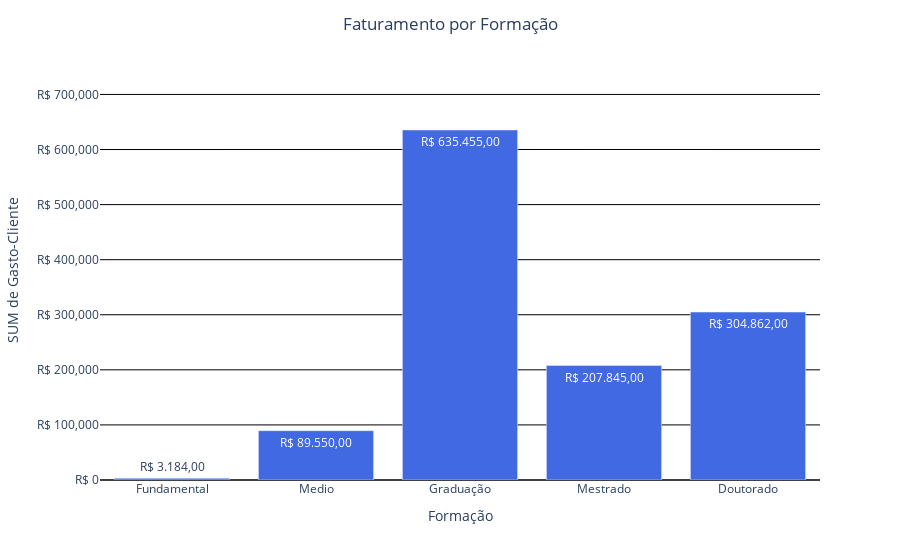

The cell this chart's notebook holds for it:
### Code cell
# Faturamento por Formação.

gasto_formacao = pd.pivot_table(
    df,
    index='Formação',
    values='Gasto-Cliente',
    aggfunc='sum'
).reset_index()

fig = px.bar(
    gasto_formacao,
    x='Formação',
    y='Gasto-Cliente',
    text=gasto_formacao['Gasto-Cliente'].apply(lambda x: f"R$ {x:,.2f}".replace(",", "X").replace(".", ",").replace("X", ".")),
    color_discrete_sequence=['royalblue'],
    category_orders={'Formação': ['Fundamental', 'Medio', 'Graduação', 'Mestrado', 'Doutorado']},
)

fig.update_layout(
    title={
        'text': 'Faturamento por Formação',
        'x': 0.5
    },
    xaxis_title='Formação',
    yaxis_title='SUM de Gasto-Cliente',
    yaxis_tickprefix='R$ ',
    yaxis_tickformat=',.0f',
    plot_bgcolor='white',
    showlegend=False,
    yaxis=dict(
        showgrid=True,
        gridcolor='black',
        gridwidth=1,
        range=[0, gasto_formacao['Gasto-Cliente'].max() * 1.2],
        zeroline=True,             # <-- mostra a linha do eixo 0
        zerolinecolor='black',     # <-- define a cor
        zerolinewidth=1.5,
    )
)

fig.show()

### Figure 1 — Plotly figure (JSON) as saved in the notebook; plotly's stock layout.template omitted (floating-point values rounded to 4 significant figures)
{"data": [{"hovertemplate": "Formação=%{x}<br>Gasto-Cliente=%{y}<br>text=%{text}<extra></extra>", "legendgroup": "", "marker": {"color": "royalblue", "pattern": {"shape": ""}}, "name": "", "orientation": "v", "showlegend": false, "text": ["R$ 304.862,00", "R$ 3.184,00", "R$ 635.455,00", "R$ 89.550,00", "R$ 207.845,00"], "textposition": "auto", "type": "bar", "x": ["Doutorado", "Fundamental", "Graduação", "Medio", "Mestrado"], "xaxis": "x", "y": [304862, 3184, 635455, 89550, 207845], "yaxis": "y"}], "layout": {"barmode": "relative", "legend": {"tracegroupgap": 0}, "margin": {"t": 60}, "plot_bgcolor": "white", "showlegend": false, "title": {"text": "Faturamento por Formação", "x": 0.5}, "xaxis": {"anchor": "y", "categoryarray": ["Fundamental", "Medio", "Graduação", "Mestrado", "Doutorado"], "categoryorder": "array", "domain": [0, 1], "title": {"text": "Formação"}}, "yaxis": {"anchor": "x", "domain": [0, 1], "gridcolor": "black", "gridwidth": 1, "range": [0, 762546], "showgrid": true, "tickformat": ",.0f", "tickprefix": "R$ ", "title": {"text": "SUM de Gasto-Cliente"}, "zeroline": true, "zerolinecolor": "black", "zerolinewidth": 1.5}}}
